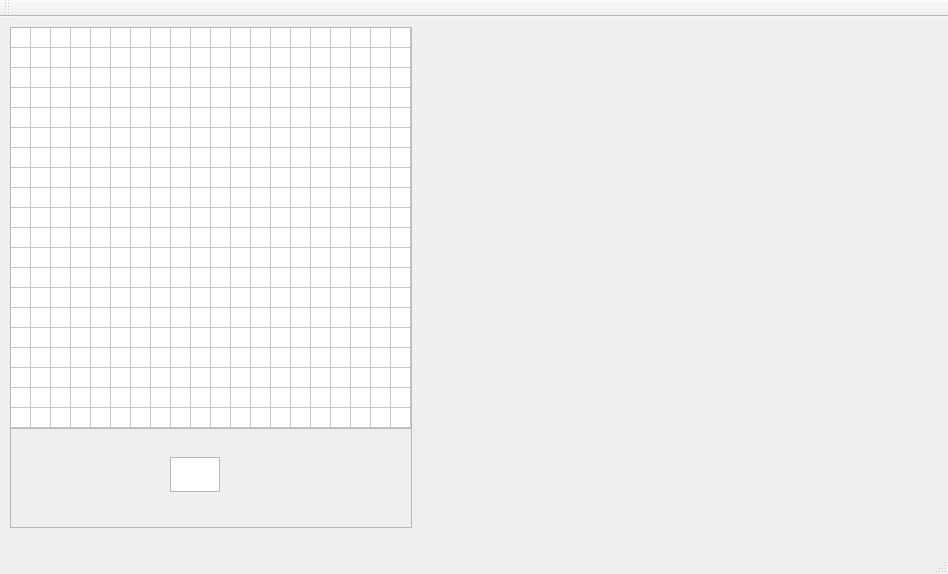
<?xml version="1.0" encoding="UTF-8"?>
<ui version="4.0">
 <class>MainWindow</class>
 <widget class="QMainWindow" name="MainWindow">
  <property name="geometry">
   <rect>
    <x>0</x>
    <y>0</y>
    <width>948</width>
    <height>574</height>
   </rect>
  </property>
  <property name="windowTitle">
   <string>MainWindow</string>
  </property>
  <widget class="QWidget" name="centralWidget">
   <widget class="QFrame" name="frame_2">
    <property name="geometry">
     <rect>
      <x>10</x>
      <y>10</y>
      <width>402</width>
      <height>501</height>
     </rect>
    </property>
    <property name="frameShape">
     <enum>QFrame::StyledPanel</enum>
    </property>
    <property name="frameShadow">
     <enum>QFrame::Raised</enum>
    </property>
    <widget class="QTableWidget" name="gameTableWidget">
     <property name="geometry">
      <rect>
       <x>0</x>
       <y>0</y>
       <width>402</width>
       <height>402</height>
      </rect>
     </property>
     <property name="focusPolicy">
      <enum>Qt::NoFocus</enum>
     </property>
     <property name="autoScroll">
      <bool>false</bool>
     </property>
     <property name="dragEnabled">
      <bool>false</bool>
     </property>
     <property name="selectionMode">
      <enum>QAbstractItemView::NoSelection</enum>
     </property>
     <property name="wordWrap">
      <bool>false</bool>
     </property>
     <property name="cornerButtonEnabled">
      <bool>false</bool>
     </property>
     <property name="rowCount">
      <number>20</number>
     </property>
     <property name="columnCount">
      <number>20</number>
     </property>
     <attribute name="horizontalHeaderVisible">
      <bool>false</bool>
     </attribute>
     <attribute name="horizontalHeaderDefaultSectionSize">
      <number>20</number>
     </attribute>
     <attribute name="horizontalHeaderMinimumSectionSize">
      <number>20</number>
     </attribute>
     <attribute name="verticalHeaderVisible">
      <bool>false</bool>
     </attribute>
     <attribute name="verticalHeaderDefaultSectionSize">
      <number>20</number>
     </attribute>
     <attribute name="verticalHeaderHighlightSections">
      <bool>true</bool>
     </attribute>
     <attribute name="verticalHeaderMinimumSectionSize">
      <number>20</number>
     </attribute>
     <row/>
     <row/>
     <row/>
     <row/>
     <row/>
     <row/>
     <row/>
     <row/>
     <row/>
     <row/>
     <row/>
     <row/>
     <row/>
     <row/>
     <row/>
     <row/>
     <row/>
     <row/>
     <row/>
     <row/>
     <column/>
     <column/>
     <column/>
     <column/>
     <column/>
     <column/>
     <column/>
     <column/>
     <column/>
     <column/>
     <column/>
     <column/>
     <column/>
     <column/>
     <column/>
     <column/>
     <column/>
     <column/>
     <column/>
     <column/>
     <item row="0" column="0">
      <property name="text">
       <string/>
      </property>
     </item>
     <item row="0" column="1">
      <property name="text">
       <string/>
      </property>
     </item>
    </widget>
    <widget class="QTableWidget" name="selectedTableWidget">
     <property name="geometry">
      <rect>
       <x>160</x>
       <y>430</y>
       <width>50</width>
       <height>35</height>
      </rect>
     </property>
     <property name="rowCount">
      <number>1</number>
     </property>
     <property name="columnCount">
      <number>1</number>
     </property>
     <attribute name="horizontalHeaderVisible">
      <bool>false</bool>
     </attribute>
     <attribute name="horizontalHeaderDefaultSectionSize">
      <number>50</number>
     </attribute>
     <attribute name="verticalHeaderVisible">
      <bool>false</bool>
     </attribute>
     <attribute name="verticalHeaderDefaultSectionSize">
      <number>35</number>
     </attribute>
     <row/>
     <column/>
    </widget>
   </widget>
  </widget>
  <widget class="QMenuBar" name="menuBar">
   <property name="geometry">
    <rect>
     <x>0</x>
     <y>0</y>
     <width>948</width>
     <height>22</height>
    </rect>
   </property>
  </widget>
  <widget class="QToolBar" name="mainToolBar">
   <attribute name="toolBarArea">
    <enum>TopToolBarArea</enum>
   </attribute>
   <attribute name="toolBarBreak">
    <bool>false</bool>
   </attribute>
  </widget>
  <widget class="QStatusBar" name="statusBar"/>
 </widget>
 <layoutdefault spacing="6" margin="11"/>
 <resources/>
 <connections/>
</ui>
